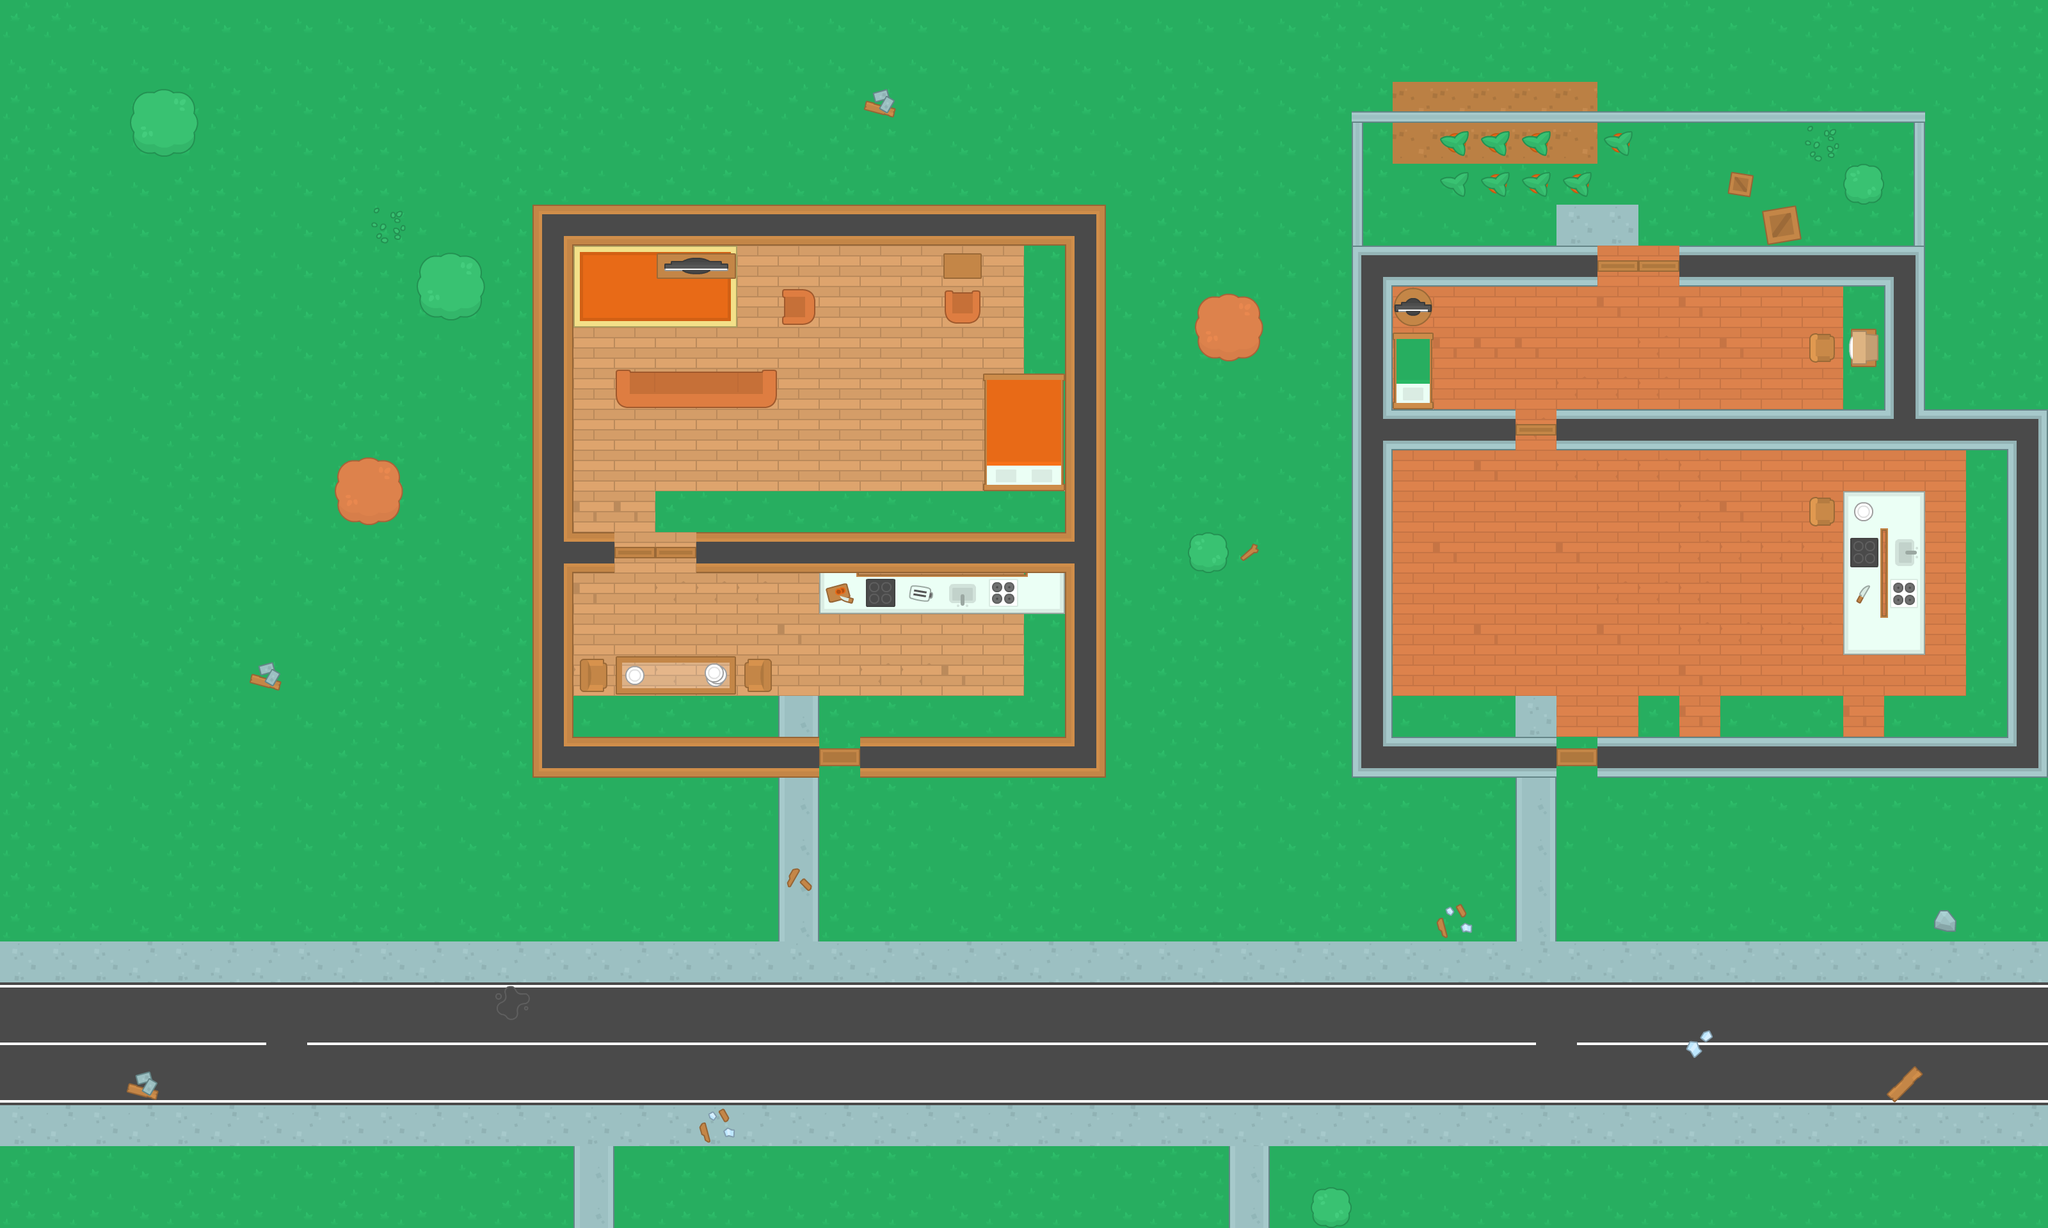

Tiled map render using the project's own tile images. Description and the map definition, with tile-layer contents summarised, below:
An orthogonal 50x30 tile map with 64x64 px tiles, 3 tile layers (ground, walls, decorations) and 89 objects (57x wall, 11x zombie, 10x coins, 2x big_zombie, 2x health, ...).

<map version="1.2" tiledversion="1.3.1" orientation="orthogonal" renderorder="right-down" compressionlevel="0" width="50" height="30" tilewidth="64" tileheight="64" infinite="0" nextlayerid="5" nextobjectid="122">
 <tileset firstgid="1" name="spritesheet_tiles" tilewidth="64" tileheight="64" spacing="10" tilecount="540" columns="27">
  <image source="../img/spritesheet_tiles.png" width="1988" height="1470" />
 </tileset>
 <layer id="1" name="ground" width="50" height="30">
  <data>[1500 cells, 1500 non-empty, 21 distinct tile ids]</data>
 </layer>
 <layer id="2" name="walls" width="50" height="30" offsetx="64" offsety="64">
  <data>[1500 cells, 157 non-empty, 29 distinct tile ids]</data>
 </layer>
 <layer id="3" name="decorations" width="50" height="30" offsetx="64" offsety="64">
  <data>[1500 cells, 98 non-empty, 51 distinct tile ids]</data>
 </layer>
 <objectgroup id="4" name="obstacles" offsetx="64" offsety="64">
  <object id="1" x="832" y="320" height="64" />
  <object id="2" name="wall" x="773.333" y="261.333" width="53.3333" height="890.667" />
  <object id="8" name="wall" x="832" y="1088" width="384" height="64" />
  <object id="9" name="wall" x="1280" y="1088" width="384" height="64" />
  <object id="10" name="wall" x="1600" y="256" width="64" height="832" />
  <object id="11" name="wall" x="832" y="256" width="768" height="64" />
  <object id="13" name="wall" x="156" y="89.3333" width="66.6667" height="70.6667" />
  <object id="14" name="wall" x="832" y="768" width="64" height="64" />
  <object id="15" name="wall" x="1024" y="768" width="576" height="64" />
  <object id="16" name="wall" x="896" y="512" width="256" height="64" />
  <object id="17" name="wall" x="1152" y="384" width="64" height="64" />
  <object id="18" name="wall" x="1408" y="384" width="64" height="64" />
  <object id="19" name="wall" x="1408" y="320" width="64" height="64" />
  <object id="20" name="wall" x="1472" y="512" width="128" height="192" />
  <object id="23" name="wall" x="960" y="320" width="121.333" height="33.3333" />
  <object id="25" name="wall" x="600" y="345.333" width="73.3333" height="72" />
  <object id="26" name="wall" x="474.667" y="668" width="73.3333" height="61.3333" />
  <object id="27" name="wall" x="0" y="1856" width="704" height="64" />
  <object id="31" name="wall" x="1993.33" y="1802.67" width="41.3333" height="36" />
  <object id="32" name="wall" x="1798.67" y="776" width="45.3333" height="44" />
  <object id="33" name="wall" x="1821.33" y="409.333" width="72" height="70.6667" />
  <object id="34" name="wall" x="1220" y="832" width="384" height="64" />
  <object id="35" name="wall" x="832" y="960" width="302.667" height="50.6667" />
  <object id="36" name="wall" x="2048" y="1088" width="320" height="64" />
  <object id="37" name="wall" x="2048" y="320" width="64" height="768" />
  <object id="38" name="wall" x="2112" y="320" width="320" height="64" />
  <object id="40" name="wall" x="2560" y="320" width="384" height="64" />
  <object id="41" name="wall" x="2880" y="384" width="64" height="256" />
  <object id="42" name="wall" x="2112" y="576" width="192" height="64" />
  <object id="43" name="wall" x="2368" y="576" width="512" height="64" />
  <object id="44" name="wall" x="2944" y="576" width="192" height="64" />
  <object id="45" name="wall" x="3072" y="640" width="64" height="512" />
  <object id="46" name="wall" x="2432" y="1088" width="640" height="64" />
  <object id="47" name="wall" x="2816" y="704" width="128" height="256" />
  <object id="48" name="wall" x="2766.67" y="720" width="29.3333" height="32" />
  <object id="49" name="wall" x="2112" y="384" width="64" height="192" />
  <object id="50" name="wall" x="2765.33" y="464" width="32" height="38.6667" />
  <object id="51" name="wall" x="2810.67" y="449.333" width="64" height="64" />
  <object id="52" name="wall" x="2690.67" y="256" width="64" height="64" />
  <object id="53" name="wall" x="2636" y="202.667" width="40" height="33.3333" />
  <object id="55" name="wall" x="2829.33" y="204" width="41.3333" height="44" />
  <object id="56" name="wall" x="2188" y="141.333" width="41.3333" height="37.3333" />
  <object id="57" name="wall" x="2182.67" y="209.333" width="44" height="38.6667" />
  <object id="58" name="wall" x="2246.67" y="142.667" width="41.3333" height="40" />
  <object id="59" name="wall" x="2253.33" y="206.667" width="42.6667" height="33.3333" />
  <object id="60" name="wall" x="2318.67" y="144" width="36" height="34.6667" />
  <object id="61" name="wall" x="2322.67" y="200" width="41.3333" height="45.3333" />
  <object id="62" name="wall" x="2380" y="213.333" width="45.3333" height="38.6667" />
  <object id="63" name="wall" x="2449.33" y="140" width="29.3333" height="37.3333" />
  <object id="65" name="player" x="134.667" y="1486.67" width="42.6667" height="38.6667" />
  <object id="66" name="zombie" x="1360" y="548" width="45.3333" height="44" />
  <object id="67" name="zombie" x="1370.67" y="992" width="41.3333" height="45.3333" />
  <object id="68" name="zombie" x="2384" y="514.667" width="40" height="48" />
  <object id="69" name="zombie" x="2825.33" y="1476" width="41.3333" height="48" />
  <object id="70" name="wall" x="2046.67" y="117.333" width="13.3333" height="209.333" />
  <object id="71" name="wall" x="2050.67" y="113.333" width="888" height="13.3333" />
  <object id="74" name="wall" x="2928" y="129.333" width="13.3333" height="204" />
  <object id="75" name="coins" x="2876" y="266.667" width="46.6667" height="44" />
  <object id="76" name="coins" x="3010.67" y="846.667" width="42.6667" height="46.6667" />
  <object id="79" name="coins" x="1516" y="386.667" width="50.6667" height="44" />
  <object id="81" name="coins" x="77.3333" y="293.333" width="45.3333" height="52" />
  <object id="90" name="wall" x="0" y="-64" width="2752" height="64" />
  <object id="91" name="wall" x="-192" y="0" width="192" height="1920" />
  <object id="92" name="wall" x="2.66667" y="1913.33" width="2880" height="64" />
  <object id="93" name="wall" x="2884" y="1914.67" width="320" height="64" />
  <object id="94" name="wall" x="2752" y="-64" width="512" height="64" />
  <object id="95" name="wall" x="3200" y="0" width="64" height="1920" />
  <object id="96" x="-208" y="2012" />
  <object id="97" name="zombie" x="2518" y="824" width="50" height="60" />
  <object id="98" name="zombie" x="945" y="614" width="50" height="50" />
  <object id="101" name="coins" x="2881" y="149" width="30" height="23" />
  <object id="102" name="coins" x="2620" y="433" width="33" height="39" />
  <object id="103" name="coins" x="1054" y="867" width="38" height="38" />
  <object id="104" name="coins" x="1213" y="529" width="51" height="55" />
  <object id="105" name="coins" x="2373" y="1483" width="41" height="35" />
  <object id="106" name="coins" x="815" y="1747" width="50" height="49" />
  <object id="107" name="zombie" x="984" y="1472" width="45.3333" height="45.3333" />
  <object id="108" name="zombie" x="310.667" y="349.333" width="45.3333" height="49.3333" />
  <object id="109" name="zombie" x="1334.67" y="634.667" width="52" height="53.3333" />
  <object id="110" name="zombie" x="2312" y="877.333" width="70.6667" height="68" />
  <object id="111" name="big_zombie" x="2657.33" y="1797.33" width="50.6667" height="44" />
  <object id="112" name="boss" x="2485.33" y="198.667" width="45.3333" height="53.3333" />
  <object id="113" x="-298.667" y="-140" width="1.33333" height="1.33333" />
  <object id="114" name="zombie" x="406.667" y="36" width="42.6667" height="45.3333" />
  <object id="116" name="big_zombie" x="1785.33" y="82.6667" width="45.3333" height="49.3333" />
  <object id="117" name="health" x="2317.33" y="690.667" width="56" height="50.6667" />
  <object id="118" name="health" x="1093.33" y="654.667" width="53.3333" height="48" />
  </objectgroup>
</map>
<!-- 2 of 89 objects omitted -->
